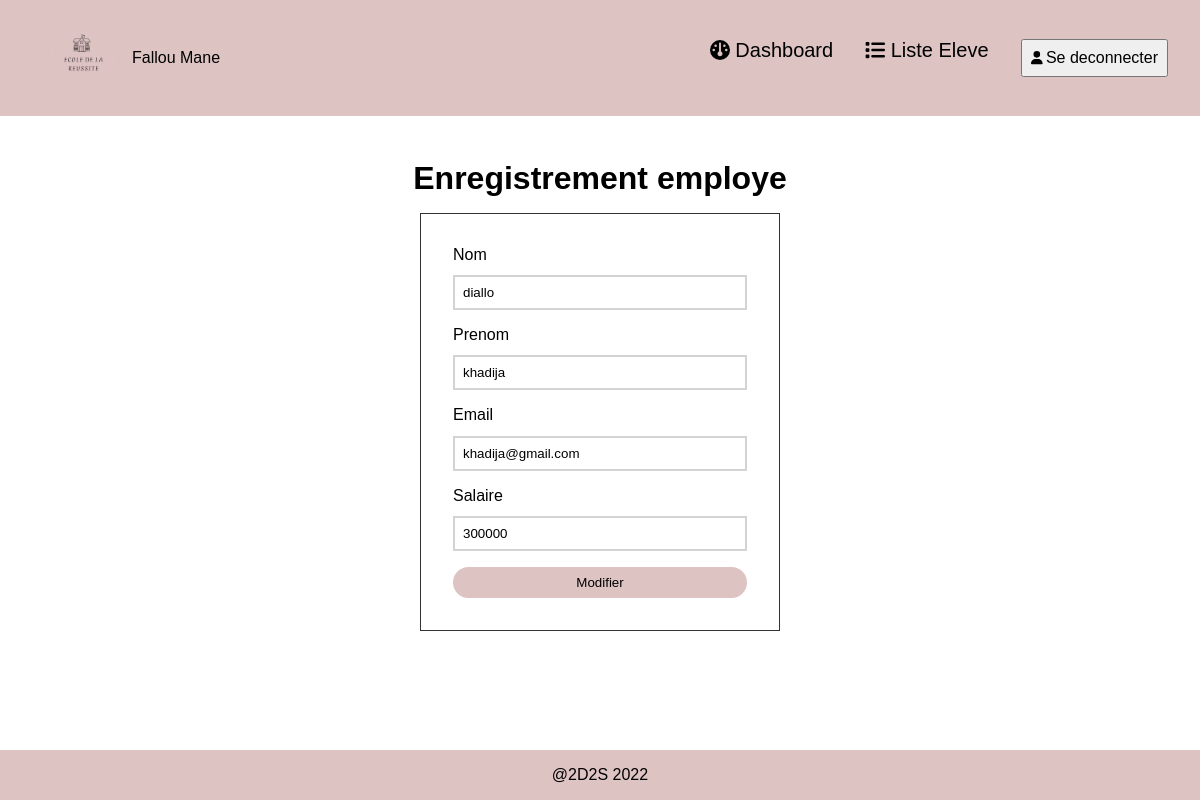
The page /views/formEployes.php?edit_id=1 (signed in) on the database its author committed.
### tables this page shows
CREATE TABLE `employe` (
  `id_emp` int(11) NOT NULL,
  `matricule` varchar(255) NOT NULL,
  `nom` varchar(255) NOT NULL,
  `prenom` varchar(255) NOT NULL,
  `email` varchar(255) NOT NULL,
  `mdp` text NOT NULL,
  `salaire` float NOT NULL,
  `statut` varchar(255) NOT NULL,
  `connecte` tinyint(4) NOT NULL DEFAULT 0,
  `date_modif` date DEFAULT NULL,
  `heure_connection` date DEFAULT NULL,
  `date_ins` date NOT NULL,
  `archive` tinyint(4) NOT NULL DEFAULT 0,
  `date_archivage` date DEFAULT NULL
);

### config/db.php (called while the page is built)
<?php
$conn = new PDO("mysql:host=localhost;dbname=2d2s", "root", "Namass@20");
return $conn;

### repositories/EmployeRepo.php (called while the page is built, shortened)
<?php
class EmployeRepo {
    private $conn;
    public function __construct()
    {
        $this->conn = require_once("../config/db.php");
    }
   public function selectOne($idEmp){
    $employe = null;
    $res = $this->conn->query("SELECT * FROM employe WHERE id_emp=$idEmp");
    if ($res->rowCount() > 0) {
        $employe = $res->fetchAll()[0];
    }
    return $employe;
   }
}

### views/formEployes.php (the view, shortened to what this page needs)
<?php session_start();
include_once "../repositories/EmployeRepo.php";
                if (isset($_GET['edit_id'])) {
                    $id = (int) $_GET['edit_id'];
                $employeRepo = new EmployeRepo();
                $employe = $employeRepo->selectOne($id);
            }
?>
<!DOCTYPE html>
<html lang="en">
<head>
    <link rel="stylesheet" href="css/dashboardAdmin.css">
    <link rel="stylesheet" href="css/index.css">
    <link rel="stylesheet" href="./css/index.css">
    <link rel="stylesheet" href="./css/form.css">
    <link rel="stylesheet" href="https://cdnjs.cloudflare.com/ajax/libs/font-awesome/6.2.0/css/all.min.css"
 />
</head>
<body>
    <?php
            include "header.php";
        ?>
    <div id="form_ajout">
        <h1>Enregistrement employe</h1>
        <form action="../controllers/traitementFormEmploye.php" method="POST">
            <div class="form-group">
                <label for="nom">Nom</label>
                <input type="text" class="form-control" id="nom" name="nom" value=<?=$employe['nom']??null; ?>>
            </div>
            <div class="form-group">
                <label for="prenom">Prenom</label>
                <input type="text" class="form-control" id="prenom" name="prenom" value=<?=$employe['prenom']??null; ?>>
            </div>
            <div class="form-group">
                <label for="email">Email</label>
                <input type="email" class="form-control" id="email" name="email" value=<?=$employe['email']??null; ?>>
            </div>
            <div class="form-group">
                <label for="salaire">Salaire</label>
                <input type="text" class="form-control" id="salaire" name="salaire"
                    value=<?=$employe['salaire']??null; ?>>
            </div>
            <?php
            if (isset($_GET['edit_id'])):
            ?>
            <input type="hidden" name="id" value=<?=$_GET['edit_id']?> /> <input type="submit" name="modifier_employe"
                class="register" value="Modifier">
            <?php
            endif;
            ?>
        </form>
    </div>
    <?php
            include "footer.php";
        ?>
</body>
</html>

### views/css/dashboardAdmin.css (style rules this page uses)
* { padding: 0%; margin: 0%; box-sizing: border-box; }

### views/css/index.css (style rules this page uses)
* { box-sizing: border-box; }
body { margin: 0; padding: 0; font-family: Arial, Helvetica, sans-serif; background-color: white; height: auto; }
h1 { text-align: center; }

### views/css/form.css (style rules this page uses)
#form_ajout { margin-top: 10rem; display: flex; justify-content: center; align-items: center; flex-direction: column; margin-bottom: 10rem; }
#form_ajout form { display: flex; gap: 1rem; flex-direction: column; border: 1px solid #333; padding: 2rem; width: 30%; margin-top: 1rem; }
#form_ajout h1 { text-align: center; }
.form-group { display: flex; flex-direction: column; gap: .7rem; }
.form-control { padding: .5rem; outline: 0; border: 2px solid lightgrey; }
.register { outline: 0; padding: .5rem; background-color: #dec3c3; border: none; border-radius: 30px; }

### rows shown on the page
employe: nom "diallo", prenom "khadija", email "khadija@gmail.com", salaire "300000"

### other values the page prints
$_SESSION['prenom'] "Fallou"
$_SESSION['nom'] "Mane"
